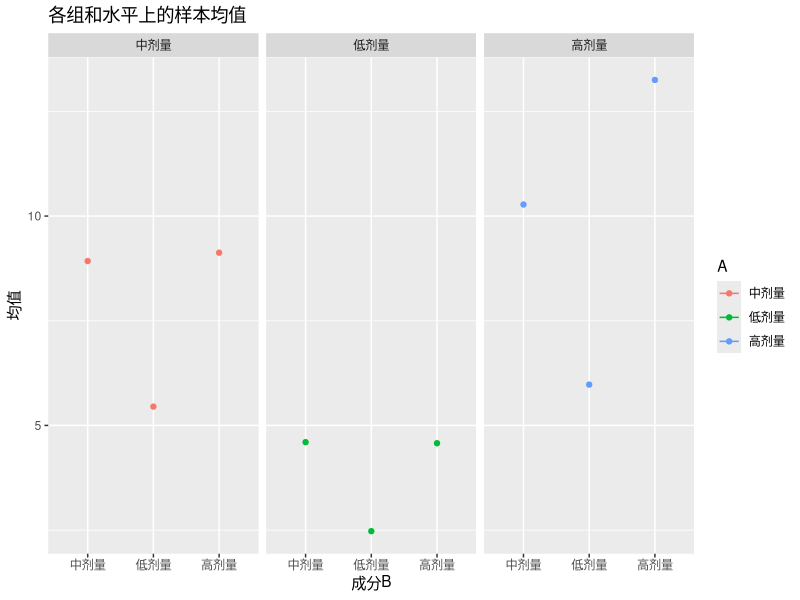

The R script that drew this image:
data <- data.frame(
  A = rep(c("低剂量", "中剂量", "高剂量"), each = 12),
  B = rep(rep(c("低剂量", "中剂量", "高剂量"), each = 4), 3),
  value = c(2.4,2.7,2.3,2.5,4.6,4.2,4.9,4.7,4.8,4.5,4.4,4.6,
            5.8,5.2,5.5,5.3,8.9,9.1,8.7,9,9.1,9.3,8.7,9.4,
            6.1,5.7,5.9,6.2,9.9,10.5,10.6,10.1,13.5,13.0,
            13.3,13.2)
)

library(dplyr)
data_summary <- data %>%
  group_by(A,B) %>%
  summarise(mean_value = mean(value))

library(ggplot2)
myplot <- ggplot(data_summary,aes(x=B,y=mean_value,color=A)) +
  geom_point() +
  geom_line() +
  facet_wrap(~A) +
  labs(title="各组和水平上的样本均值",x="成分B",y="均值")
print(myplot)
